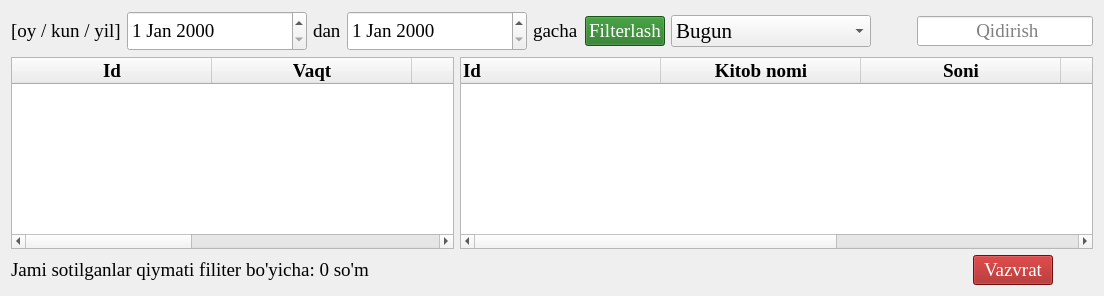
        <widget class="QWidget" name="tab3_2">
         <attribute name="icon">
          <iconset resource="../../icons/images.qrc">
           <normaloff>:/image/history.png</normaloff>:/image/history.png</iconset>
         </attribute>
         <attribute name="title">
          <string>Sotuv tarixi</string>
         </attribute>
         <layout class="QGridLayout" name="gridLayout_19">
          <item row="1" column="0">
           <layout class="QHBoxLayout" name="horizontalLayout_12">
            <item>
             <widget class="QLabel" name="label_6">
              <property name="font">
               <font>
                <family>Times New Roman</family>
                <pointsize>14</pointsize>
                <stylestrategy>PreferDefault</stylestrategy>
               </font>
              </property>
              <property name="text">
               <string>[oy / kun / yil]</string>
              </property>
             </widget>
            </item>
            <item>
             <widget class="QDateEdit" name="dateEdit">
              <property name="minimumSize">
               <size>
                <width>180</width>
                <height>40</height>
               </size>
              </property>
              <property name="font">
               <font>
                <family>Times New Roman</family>
                <pointsize>14</pointsize>
                <stylestrategy>PreferDefault</stylestrategy>
               </font>
              </property>
             </widget>
            </item>
            <item>
             <widget class="QLabel" name="label_4">
              <property name="font">
               <font>
                <family>Times New Roman</family>
                <pointsize>14</pointsize>
                <stylestrategy>PreferDefault</stylestrategy>
               </font>
              </property>
              <property name="text">
               <string>dan</string>
              </property>
             </widget>
            </item>
            <item>
             <widget class="QDateEdit" name="dateEdit_2">
              <property name="minimumSize">
               <size>
                <width>180</width>
                <height>40</height>
               </size>
              </property>
              <property name="font">
               <font>
                <family>Times New Roman</family>
                <pointsize>14</pointsize>
                <stylestrategy>PreferDefault</stylestrategy>
               </font>
              </property>
             </widget>
            </item>
            <item>
             <widget class="QLabel" name="label_5">
              <property name="font">
               <font>
                <family>Times New Roman</family>
                <pointsize>14</pointsize>
                <stylestrategy>PreferDefault</stylestrategy>
               </font>
              </property>
              <property name="text">
               <string>gacha</string>
              </property>
             </widget>
            </item>
            <item>
             <widget class="QPushButton" name="pushButton_7">
              <property name="font">
               <font>
                <family>Times New Roman</family>
                <pointsize>14</pointsize>
                <stylestrategy>PreferDefault</stylestrategy>
               </font>
              </property>
              <property name="styleSheet">
               <string notr="true">background-color: rgb(31, 118, 28); color: white;</string>
              </property>
              <property name="text">
               <string>Filterlash</string>
              </property>
             </widget>
            </item>
            <item>
             <widget class="QComboBox" name="comboBox_3">
              <property name="minimumSize">
               <size>
                <width>200</width>
                <height>0</height>
               </size>
              </property>
              <property name="maximumSize">
               <size>
                <width>200</width>
                <height>16777215</height>
               </size>
              </property>
              <property name="font">
               <font>
                <family>Times New Roman</family>
                <pointsize>16</pointsize>
                <bold>false</bold>
                <stylestrategy>PreferDefault</stylestrategy>
               </font>
              </property>
              <property name="contextMenuPolicy">
               <enum>Qt::ContextMenuPolicy::NoContextMenu</enum>
              </property>
              <property name="acceptDrops">
               <bool>false</bool>
              </property>
              <property name="editable">
               <bool>false</bool>
              </property>
              <property name="insertPolicy">
               <enum>QComboBox::InsertPolicy::InsertBeforeCurrent</enum>
              </property>
              <item>
               <property name="text">
                <string>Bugun</string>
               </property>
              </item>
              <item>
               <property name="text">
                <string>Shu hafta</string>
               </property>
              </item>
              <item>
               <property name="text">
                <string>Bir hafta</string>
               </property>
              </item>
              <item>
               <property name="text">
                <string>Shu oy</string>
               </property>
              </item>
              <item>
               <property name="text">
                <string>Bir oy</string>
               </property>
              </item>
              <item>
               <property name="text">
                <string>Shu yil</string>
               </property>
              </item>
              <item>
               <property name="text">
                <string>Bir yil</string>
               </property>
              </item>
             </widget>
            </item>
            <item>
             <spacer name="horizontalSpacer_26">
              <property name="font">
               <font>
                <family>Times New Roman</family>
                <pointsize>16</pointsize>
                <stylestrategy>PreferDefault</stylestrategy>
               </font>
              </property>
              <property name="orientation">
               <enum>Qt::Orientation::Horizontal</enum>
              </property>
              <property name="sizeHint" stdset="0">
               <size>
                <width>40</width>
                <height>20</height>
               </size>
              </property>
             </spacer>
            </item>
            <item>
             <widget class="QLineEdit" name="lineEdit_8">
              <property name="maximumSize">
               <size>
                <width>200</width>
                <height>16777215</height>
               </size>
              </property>
              <property name="font">
               <font>
                <family>Times New Roman</family>
                <pointsize>14</pointsize>
                <stylestrategy>PreferDefault</stylestrategy>
               </font>
              </property>
              <property name="alignment">
               <set>Qt::AlignmentFlag::AlignCenter</set>
              </property>
              <property name="placeholderText">
               <string> Qidirish</string>
              </property>
             </widget>
            </item>
           </layout>
          </item>
          <item row="5" column="0">
           <layout class="QHBoxLayout" name="horizontalLayout_11" stretch="7,10">
            <item>
             <widget class="QTableWidget" name="tableWidget_5">
              <property name="font">
               <font>
                <family>Times New Roman</family>
                <pointsize>14</pointsize>
                <stylestrategy>PreferDefault</stylestrategy>
               </font>
              </property>
              <property name="selectionMode">
               <enum>QAbstractItemView::SelectionMode::ExtendedSelection</enum>
              </property>
              <property name="selectionBehavior">
               <enum>QAbstractItemView::SelectionBehavior::SelectItems</enum>
              </property>
              <property name="sortingEnabled">
               <bool>false</bool>
              </property>
              <attribute name="horizontalHeaderDefaultSectionSize">
               <number>200</number>
              </attribute>
              <attribute name="verticalHeaderVisible">
               <bool>false</bool>
              </attribute>
              <column>
               <property name="text">
                <string>Id</string>
               </property>
               <property name="font">
                <font>
                 <family>Times New Roman</family>
                 <pointsize>14</pointsize>
                 <bold>true</bold>
                </font>
               </property>
              </column>
              <column>
               <property name="text">
                <string>Vaqt</string>
               </property>
               <property name="font">
                <font>
                 <family>Times New Roman</family>
                 <pointsize>14</pointsize>
                 <bold>true</bold>
                </font>
               </property>
              </column>
              <column>
               <property name="text">
                <string>Umumiy hisob</string>
               </property>
               <property name="font">
                <font>
                 <family>Times New Roman</family>
                 <pointsize>14</pointsize>
                 <bold>true</bold>
                </font>
               </property>
              </column>
              <column>
               <property name="text">
                <string>To'lov turi</string>
               </property>
               <property name="font">
                <font>
                 <family>Times New Roman</family>
                 <pointsize>14</pointsize>
                 <bold>true</bold>
                </font>
               </property>
              </column>
              <column>
               <property name="text">
                <string>Kimga</string>
               </property>
               <property name="font">
                <font>
                 <family>Times New Roman</family>
                 <pointsize>14</pointsize>
                 <bold>true</bold>
                </font>
               </property>
              </column>
             </widget>
            </item>
            <item>
             <widget class="QTableWidget" name="tableWidget_3">
              <property name="sizePolicy">
               <sizepolicy hsizetype="Expanding" vsizetype="Expanding">
                <horstretch>0</horstretch>
                <verstretch>0</verstretch>
               </sizepolicy>
              </property>
              <property name="font">
               <font>
                <family>Times New Roman</family>
                <pointsize>14</pointsize>
                <stylestrategy>PreferDefault</stylestrategy>
               </font>
              </property>
              <property name="selectionMode">
               <enum>QAbstractItemView::SelectionMode::ExtendedSelection</enum>
              </property>
              <property name="sortingEnabled">
               <bool>false</bool>
              </property>
              <property name="rowCount">
               <number>0</number>
              </property>
              <attribute name="horizontalHeaderDefaultSectionSize">
               <number>200</number>
              </attribute>
              <attribute name="verticalHeaderVisible">
               <bool>false</bool>
              </attribute>
              <column>
               <property name="text">
                <string>Id</string>
               </property>
               <property name="font">
                <font>
                 <family>Times New Roman</family>
                 <pointsize>14</pointsize>
                 <bold>true</bold>
                </font>
               </property>
               <property name="textAlignment">
                <set>AlignLeading|AlignVCenter</set>
               </property>
              </column>
              <column>
               <property name="text">
                <string>Kitob nomi</string>
               </property>
               <property name="font">
                <font>
                 <family>Times New Roman</family>
                 <pointsize>14</pointsize>
                 <bold>true</bold>
                </font>
               </property>
              </column>
              <column>
               <property name="text">
                <string>Soni</string>
               </property>
               <property name="font">
                <font>
                 <family>Times New Roman</family>
                 <pointsize>14</pointsize>
                 <bold>true</bold>
                </font>
               </property>
              </column>
              <column>
               <property name="text">
                <string>Umumiy hisob</string>
               </property>
               <property name="font">
                <font>
                 <family>Times New Roman</family>
                 <pointsize>14</pointsize>
                 <bold>true</bold>
                </font>
               </property>
              </column>
              <column>
               <property name="text">
                <string>To'lov turi</string>
               </property>
               <property name="font">
                <font>
                 <family>Times New Roman</family>
                 <pointsize>14</pointsize>
                 <bold>true</bold>
                </font>
               </property>
              </column>
             </widget>
            </item>
           </layout>
          </item>
          <item row="6" column="0">
           <layout class="QHBoxLayout" name="horizontalLayout_6">
            <item>
             <widget class="QLabel" name="label_8">
              <property name="font">
               <font>
                <family>Times New Roman</family>
                <pointsize>14</pointsize>
                <stylestrategy>PreferDefault</stylestrategy>
               </font>
              </property>
              <property name="text">
               <string>Jami sotilganlar qiymati filiter bo'yicha: 0 so'm</string>
              </property>
             </widget>
            </item>
            <item>
             <spacer name="horizontalSpacer_7">
              <property name="orientation">
               <enum>Qt::Orientation::Horizontal</enum>
              </property>
              <property name="sizeHint" stdset="0">
               <size>
                <width>40</width>
                <height>20</height>
               </size>
              </property>
             </spacer>
            </item>
            <item>
             <widget class="QPushButton" name="pushButton_17">
              <property name="font">
               <font>
                <family>Times New Roman</family>
                <pointsize>14</pointsize>
                <underline>false</underline>
                <strikeout>false</strikeout>
                <stylestrategy>PreferDefault</stylestrategy>
               </font>
              </property>
              <property name="cursor">
               <cursorShape>ArrowCursor</cursorShape>
              </property>
              <property name="styleSheet">
               <string notr="true">background-color: rgb(160, 20, 20); color: white;</string>
              </property>
              <property name="text">
               <string>Vazvrat</string>
              </property>
             </widget>
            </item>
            <item>
             <spacer name="horizontalSpacer_8">
              <property name="orientation">
               <enum>Qt::Orientation::Horizontal</enum>
              </property>
              <property name="sizeType">
               <enum>QSizePolicy::Policy::Minimum</enum>
              </property>
              <property name="sizeHint" stdset="0">
               <size>
                <width>40</width>
                <height>20</height>
               </size>
              </property>
             </spacer>
            </item>
           </layout>
          </item>
         </layout>
        </widget>
